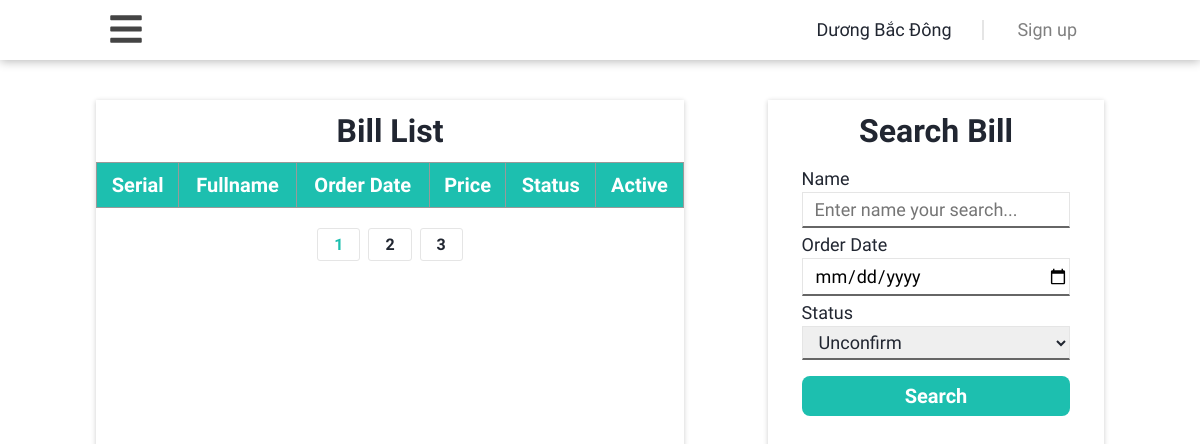
The page /admin/bills.php on the database as committed earlier.
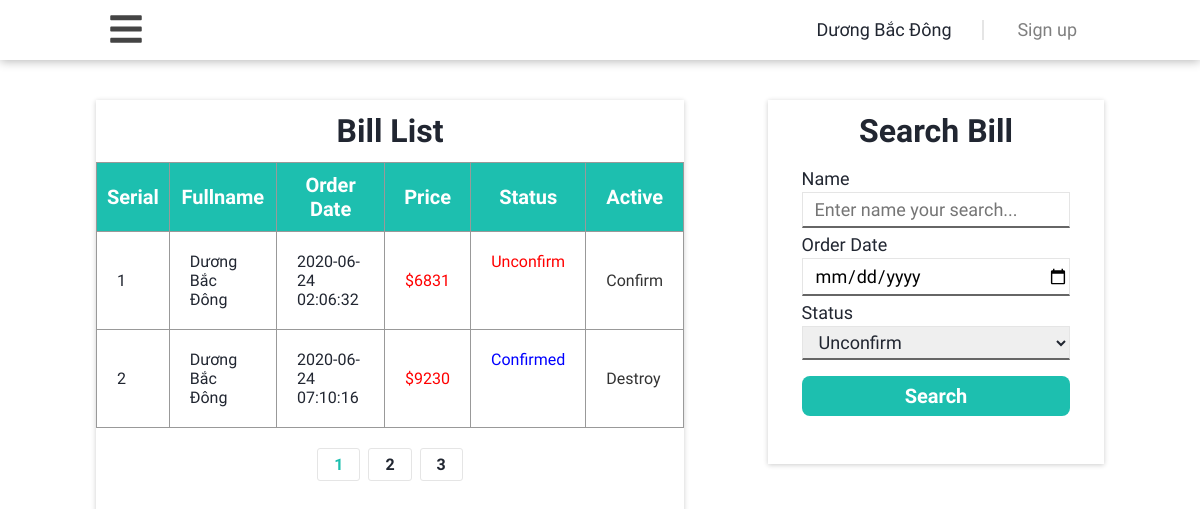
The same page on the database as committed later.
### tables this page shows
CREATE TABLE `orders`  (
  `id` int(11) NOT NULL AUTO_INCREMENT,
  `user_id` int(11) NULL DEFAULT NULL,
  `totalPrice` decimal(10, 0) NULL DEFAULT NULL,
  `created_at` datetime(0) NULL DEFAULT NULL,
  `status` int(11) NULL DEFAULT NULL,
  PRIMARY KEY (`id`) USING BTREE,
  INDEX `user_id`(`user_id`) USING BTREE,
  CONSTRAINT `orders_ibfk_1` FOREIGN KEY (`user_id`) REFERENCES `users` (`id`) ON DELETE RESTRICT ON UPDATE RESTRICT
);

CREATE TABLE `users`  (
  `id` int(11) NOT NULL AUTO_INCREMENT,
  `surname` varchar(255) NULL DEFAULT NULL,
  `name` varchar(255) NULL DEFAULT NULL,
  `email` varchar(255) NULL DEFAULT NULL,
  `phone` varchar(11) NULL DEFAULT NULL,
  `address` varchar(255) NULL DEFAULT NULL,
  `username` varchar(40) NOT NULL,
  `password` varchar(40) NOT NULL,
  `avatar` varchar(255) NULL DEFAULT NULL,
  `created_at` date NULL DEFAULT NULL,
  `status` int(11) NULL DEFAULT NULL COMMENT '1-active, 0-deactive',
  PRIMARY KEY (`id`) USING BTREE
);

### admin/bills.php (the view, shortened to what this page needs)
<?php
    require_once('../public/connection.php');
    $query = "SELECT o.*, u.name FROM orders o LEFT JOIN users u ON o.user_id = u.id";
    $result = $connection->query($query);
    $bills = array();
    while ($row = $result->fetch_assoc()) {
        $bills[] = $row;
    }
?>
<!DOCTYPE html>
<html lang="en">
<head>
    <link rel="stylesheet" href="../assets/css/gridLibrary.css">
    <link rel="stylesheet" href="../assets/css/admin.css">
    <link rel="stylesheet" href="../assets/css/base.css">
</head>
<body>
    <header class="header grid">
        <nav class="header-navbar grid wide">
            <div class="header-navbar-menu c-1">
                <label for="input-navbar" class="header-navbar__mobile">
                </label>
            </div>
            <ul class="navbar-author__list">
                <li class="navbar-author__item item-name">Dương Bắc Đông</li>
                <li class="navbar-author__item item-signup"><a href="" class="auth-signup">Sign up</a></li>
            </ul>
        </nav>
    </header>
    <main class="container grid">
        <section class="container-main grid wide">
            <section class="container-product row">
                <section class="main-product c-12 l-7 m-12">
                    <h4 class="product-title">Bill List</h4>
                    <table border="1" class="table-product">
                        <thead class="table-head">
                            <th class="head-title">Serial</th>
                            <th class="head-title img">Fullname</th>
                            <th class="head-title">Order Date</th>
                            <th class="head-title">Price</th>
                            <th class="head-title">Status</th>
                            <th class="head-title">Active</th>
                        </thead>
                        <tbody class="table-body">
                            <?php
                                $i = 1;
                                foreach ($bills as $bill) {
                            ?>
                            <tr class="table-row">
                                <td class="table-column"><?=$i;?></td>
                                <td class="table-column"><?=$bill['name'];?></td>
                                <td class="table-column"><?=$bill['created_at'];?></td>
                                <td class="table-column price"><?php echo '$'.$bill['totalPrice'];?></td>
                                <?php
                                    if ($bill['status'] == 0) {
                                        echo '<td class="table-column active" style="color: red">';
                                        echo 'Unconfirm';
                                    } else {
                                        echo '<td class="table-column active" style="color: blue">';
                                        echo 'Confirmed';
                                    }
                                ?>
                                </td>
                                <td class="table-column">
                                    <a style="color: #333;" href="bill_action.php?id=<?=$bill['id'];?>&status=<?=$bill['status'];?>">
                                        <?php
                                            if ($bill['status'] == 0) {
                                                echo 'Confirm';
                                            } else {
                                                echo 'Destroy';
                                            }
                                        ?>
                                    </a>
                                </td>
                            </tr>
                            <?php
                                    $i++;
                                }
                            ?>
                        </tbody>
                    </table>
                    <div class="pagination">
                        <ul class="pagination-list">
                            <li class="pagination-item">
                                <a href="" class="pagination-item__link active">1</a>
                            </li>
                            <li class="pagination-item">
                                <a href="" class="pagination-item__link">2</a>
                            </li>
                            <li class="pagination-item">
                                <a href="" class="pagination-item__link">3</a>
                            </li>
                        </ul>
                    </div>
                </section>
                <section class="main-active c-11 l-4 m-12">
                    <section class="active-search-product">
                        <h4 class="product-title">Search Bill</h4>
                        <form action="" method="" class="form-search">
                            <label for="" class="title-input">Name</label>
                            <input type="text" class="input-form" placeholder="Enter name your search...">
                            <label for="" class="title-input">Order Date</label>
                            <input type="date" class="input-form" placeholder="Enter date your search...">
                            <label for="" class="title-input">Status</label>
                            <select name="category-search" id="bill-search">
                                <option selected value="unconfirm">Unconfirm</option>
                            </select>
                            <button type="submit" class="btn-submit">Search</button>
                        </form>
                    </section>
                </section>
            </section>
        </section>
    </main>
</body>
</html>

### assets/css/gridLibrary.css (style rules this page uses)
* { margin: 0; padding: 0; }
.grid { width: 100%; display: block; }
.grid.wide { max-width: 1200px; margin: 0 auto; }
.row { display: flex; flex-wrap: wrap; margin: 0 -4px; }
.c-1 { flex: 0 0 8.33333%; max-width: 8.33333%; }
.c-11 { flex: 0 0 91.66667%; max-width: 91.66667%; }
.c-12 { flex: 0 0 100%; max-width: 100%; }
@media (min-width: 64em) and (max-width: 77.4375em) { .wide { width: 984px; } }
@media (min-width: 64em) and (max-width: 77.4375em) { .wide .row { margin: 0 -12px; } }
@media (min-width: 64em) and (max-width: 77.4375em) { .wide .l-1, .wide .l-2, .wide .l-3, .wide .l-4, .wide .l-5, .wide .l-6, .wide .l-7, .wide .l-8, .wide .l-9, .wide .l-10, .wide .l-11, .wide .l-12 { display: block; } }
@media (min-width: 64em) and (max-width: 77.4375em) { .wide .l-4 { flex: 0 0 33.33333%; max-width: 33.33333%; } }
@media (min-width: 64em) and (max-width: 77.4375em) { .wide .l-7 { flex: 0 0 58.33333%; max-width: 58.33333%; } }
@media (min-width: 46.25em) { .row { margin: 0 -8px; } }
@media (min-width: 46.25em) { .m-1, .m-2, .m-3, .m-4, .m-5, .m-6, .m-7, .m-8, .m-9, .m-10, .m-11, .m-12 { display: block; } }
@media (min-width: 46.25em) { .m-12 { flex: 0 0 100%; max-width: 100%; } }
@media (min-width: 69.5625em) { .row { margin: 0 -12px; } }
@media (min-width: 69.5625em) { .l-1, .l-2, .l-3, .l-4, .l-5, .l-6, .l-7, .l-8, .l-9, .l-10, .l-11, .l-12 { display: block; } }
@media (min-width: 69.5625em) { .l-4 { flex: 0 0 33.33333%; max-width: 33.33333%; } }
@media (min-width: 69.5625em) { .l-7 { flex: 0 0 58.33333%; max-width: 58.33333%; } }

### assets/css/base.css (style rules this page uses)
:root { --white-color: #fff; --black-color: #000; --title-color: #3d455c; --text-color: #212631; --border-color: #eceef2; --cate-color-1: #4BB92F; --cate-color-2: #ff8700; --cate-color-3: #0078ff; --cate-color-4: #8d00ff; --primary-font: 'Dancing Script', cursive; --font-default: 'Manuale', serif; --rubik-font: 'Rubik', sans-serif; --name-product-font: 'Arima Madurai', cursive; --box-shadow-style: 0px -1px 0px 0px #eceef2 inset; --background-color-1: #FFE9AF; --background-color-2: #E0E0E0; --background-color-3: #8DC1CF; --background-color-4: #D9D9D9; --background-color-5: #32353A; --background-color-6: #EFEFEF; --background-color-7: #F0EFED; --background-color-8: #CCCCCC; --background-color-9: #EDABAD; --background-color-10: #95C2BD; --background-color-11: #F4D5D3; --background-color-12: #DEDCCD; --background-social-color: #a7b3c6; --width: 100%; }
* { margin: 0; padding: 0; outline: none; text-decoration: none; list-style: none; font-family: var(--font-default); border: none; box-sizing: inherit; }
html { font-size: 62.5%; font-family: sans-serif; border: none; outline: none; box-sizing: border-box; }
@media (min-width: 64em) and (max-width: 77.4375em) { .wide .l-1, .wide .l-2, .wide .l-3, .wide .l-4, .wide .l-5, .wide .l-6, .wide .l-7, .wide .l-8, .wide .l-9, .wide .l-10, .wide .l-11, .wide .l-12 { display: inline-flex; } }

### admin/bills.php (style rules this page uses)
section.main-product { justify-content: start; }

Rows that differ between the two databases and show on the page:
added orders: user.name "Dương Bắc Đông", created_at "2020-06-24 02:06:32", totalPrice "6831", status "Unconfirm"
added orders: user.name "Dương Bắc Đông", created_at "2020-06-24 07:10:16", totalPrice "9230", status "Confirmed"
